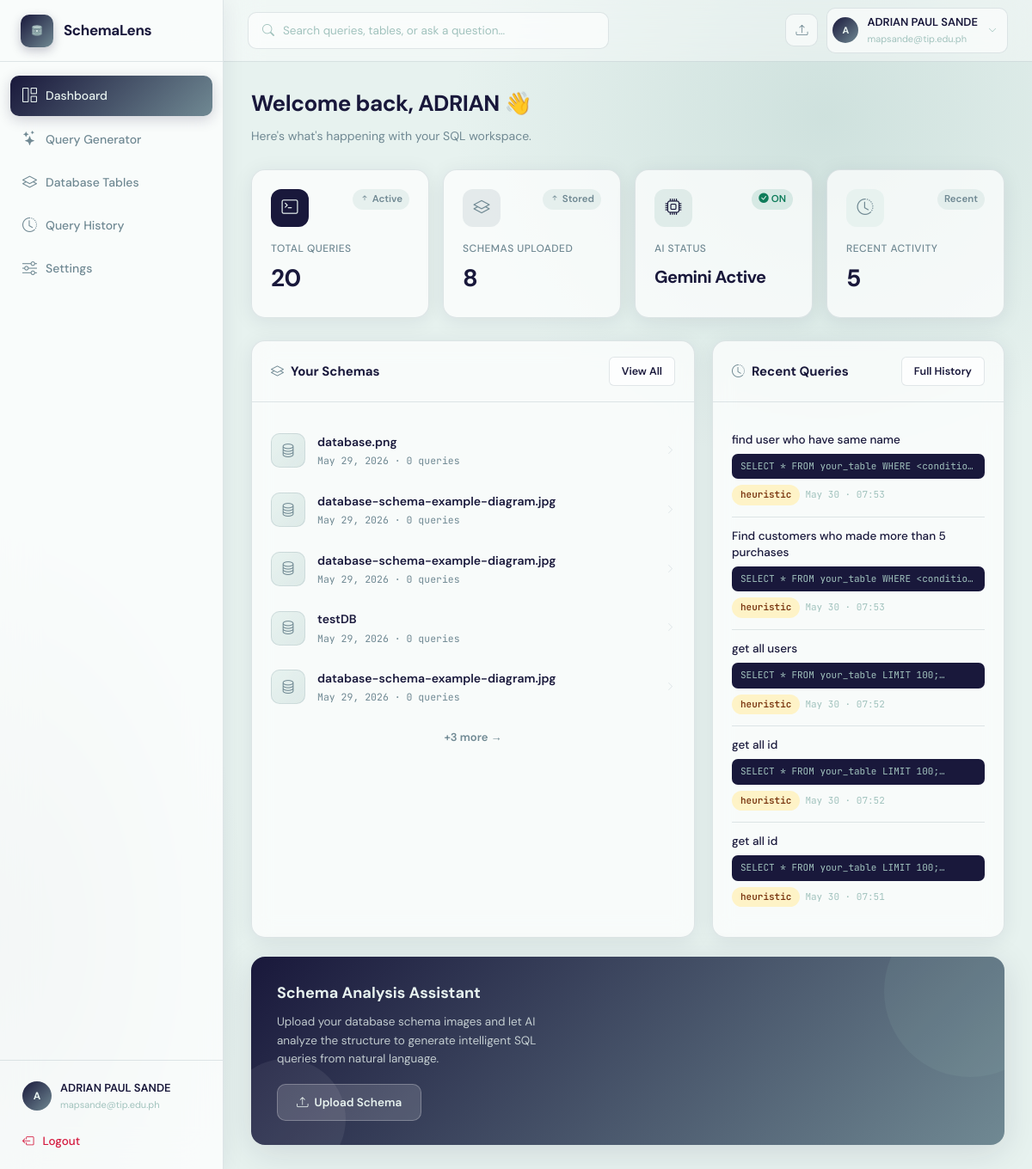
The app's page /dashboard (signed in) with its own data.
### app.py (models this page shows)
class User(UserMixin, db.Model):
    __tablename__ = "users"
    id           = db.Column(db.Integer, primary_key=True)
    name         = db.Column(db.String(120), nullable=False)
    email        = db.Column(db.String(200), unique=True, nullable=False)
    password     = db.Column(db.String(256), nullable=False)
    company      = db.Column(db.String(120), default="")
    role         = db.Column(db.String(80), default="")
    gemini_key   = db.Column(db.String(256), default="")
    created_at   = db.Column(db.DateTime, default=datetime.datetime.utcnow)
    schemas      = db.relationship("SchemaUpload", backref="owner", lazy=True,
                                   cascade="all, delete-orphan")
    queries      = db.relationship("QueryHistory", backref="owner", lazy=True,
                                   cascade="all, delete-orphan")

class SchemaUpload(db.Model):
    __tablename__ = "schema_uploads"
    id            = db.Column(db.Integer, primary_key=True)
    user_id       = db.Column(db.Integer, db.ForeignKey("users.id"), nullable=False)
    filename      = db.Column(db.String(256), nullable=False)
    original_name = db.Column(db.String(256), nullable=False)
    schema_name   = db.Column(db.String(120), default="")
    ocr_text      = db.Column(db.Text, default="")
    parsed_schema = db.Column(db.Text, default="")   # JSON
    confirmed_schema = db.Column(db.Text, default="")  # JSON — user-confirmed/edited version
    uploaded_at   = db.Column(db.DateTime, default=datetime.datetime.utcnow)
    queries       = db.relationship("QueryHistory", backref="schema", lazy=True,
                                    cascade="all, delete-orphan")

class QueryHistory(db.Model):
    __tablename__ = "query_history"
    id             = db.Column(db.Integer, primary_key=True)
    user_id        = db.Column(db.Integer, db.ForeignKey("users.id"), nullable=False)
    schema_id      = db.Column(db.Integer, db.ForeignKey("schema_uploads.id"), nullable=True)
    natural_query  = db.Column(db.Text, nullable=False)
    generated_sql  = db.Column(db.Text, default="")
    model_used     = db.Column(db.String(80), default="")
    sql_explanation = db.Column(db.Text, default="")     # Feature 2: plain-English explanation
    accuracy_score  = db.Column(db.Float, default=None)  # Feature 4: confidence score
    accuracy_notes  = db.Column(db.Text, default="")     # Feature 4: validation notes
    conversation_context = db.Column(db.Text, default="")  # Feature 3: JSON conversation history
    created_at     = db.Column(db.DateTime, default=datetime.datetime.utcnow)

### app.py (the view)
@app.route("/dashboard")
@login_required
def dashboard():
    schemas  = SchemaUpload.query.filter_by(user_id=current_user.id)\
                .order_by(SchemaUpload.uploaded_at.desc()).all()
    recent_q = QueryHistory.query.filter_by(user_id=current_user.id)\
                .order_by(QueryHistory.created_at.desc()).limit(5).all()
    total_q  = QueryHistory.query.filter_by(user_id=current_user.id).count()
    return render_template("dashboard.html",
                           schemas=schemas, recent_queries=recent_q,
                           total_queries=total_q)

### app.py (called while the page is built)
@login_manager.user_loader
def load_user(user_id):
    return db.session.get(User, int(user_id))

### templates/dashboard.html (shortened to what this page needs)
{% extends "base.html" %}
{% block content %}
<div class="dash-header fade-in">
  <h1>Welcome back, {{ current_user.name.split()[0] }} 👋</h1>
  <p>Here's what's happening with your SQL workspace.</p>
</div>
<div class="stats-grid fade-in fade-in-1">
  <div class="stat-card">
    <div class="stat-card-top">
      <div class="stat-card-icon dark"><i class="bi bi-terminal"></i></div>
      <span class="stat-change"><i class="bi bi-arrow-up-short"></i> Active</span>
    </div>
    <div class="stat-label">Total Queries</div>
    <div class="stat-value">{{ total_queries }}</div>
  </div>
  <div class="stat-card">
    <div class="stat-card-top">
      <div class="stat-card-icon mid"><i class="bi bi-layers"></i></div>
      <span class="stat-change"><i class="bi bi-arrow-up-short"></i> Stored</span>
    </div>
    <div class="stat-label">Schemas Uploaded</div>
    <div class="stat-value">{{ schemas|length }}</div>
  </div>
  <div class="stat-card">
    <div class="stat-card-top">
      <div class="stat-card-icon {% if current_user.gemini_key %}teal{% else %}light{% endif %}"><i class="bi bi-cpu"></i></div>
      <span class="stat-change" style="{% if current_user.gemini_key %}background:rgba(14,124,90,0.12);color:#0e7c5a;{% endif %}">
        {% if current_user.gemini_key %}<i class="bi bi-check-circle-fill"></i> ON{% else %}No Key{% endif %}
      </span>
    </div>
    <div class="stat-label">AI Status</div>
    <div class="stat-value" style="font-size:20px;padding-top:4px;">
      {% if current_user.gemini_key %}Gemini Active{% else %}No Key Set{% endif %}
    </div>
  </div>
  <div class="stat-card">
    <div class="stat-card-top">
      <div class="stat-card-icon light"><i class="bi bi-clock-history"></i></div>
      <span class="stat-change">Recent</span>
    </div>
    <div class="stat-label">Recent Activity</div>
    <div class="stat-value">{{ recent_queries|length }}</div>
  </div>
</div>
<div class="dash-grid">
  <div class="card fade-in fade-in-2">
    <div class="card-header">
      <div class="card-title"><i class="bi bi-layers" style="color:var(--primary-mid);margin-right:8px;"></i>Your Schemas</div>
      <a href="{{ url_for('schemas') }}" class="btn btn-outline btn-sm">View All</a>
    </div>
    <div class="card-body">
      {% if schemas %}
        {% for s in schemas[:5] %}
        <a href="{{ url_for('schema_detail', schema_id=s.id) }}" style="text-decoration:none;color:inherit;display:block;">
          <div class="schema-row">
            <div class="schema-thumb"><i class="bi bi-database" style="color:var(--primary-mid);"></i></div>
            <div class="flex-1">
              <div class="schema-row-name">{{ s.schema_name or s.original_name }}</div>
              <div class="schema-row-meta">{{ s.uploaded_at.strftime('%b %d, %Y') }} · {{ s.queries|length }} queries</div>
            </div>
            <i class="bi bi-chevron-right" style="color:var(--border);font-size:11px;"></i>
          </div>
        </a>
        {% endfor %}
        {% if schemas|length > 5 %}
        <div style="text-align:center;padding:12px 0 0;">
          <a href="{{ url_for('schemas') }}" style="font-size:13px;color:var(--primary-mid);font-weight:600;text-decoration:none;">+{{ schemas|length - 5 }} more →</a>
        </div>
        {% endif %}
      {% endif %}
    </div>
  </div>
  <div class="card fade-in fade-in-3">
    <div class="card-header">
      <div class="card-title"><i class="bi bi-clock-history" style="color:var(--primary-mid);margin-right:8px;"></i>Recent Queries</div>
      <a href="{{ url_for('history') }}" class="btn btn-outline btn-sm">Full History</a>
    </div>
    <div class="card-body">
      {% if recent_queries %}
        {% for q in recent_queries %}
        <div class="query-row">
          <div class="query-row-text">{{ q.natural_query[:80] }}{% if q.natural_query|length > 80 %}…{% endif %}</div>
          <div class="query-row-sql">{{ q.generated_sql[:80] }}…</div>
          <div style="margin-top:7px;display:flex;gap:6px;align-items:center;">
            <span class="badge {{ 'badge-dark' if q.model_used != 'heuristic' else 'badge-amber' }}">{{ q.model_used }}</span>
            <span style="font-size:11px;color:var(--text-xs);font-family:var(--mono);">{{ q.created_at.strftime('%b %d · %H:%M') }}</span>
          </div>
        </div>
        {% endfor %}
      {% else %}
        <div class="empty" style="padding:36px 0;">
          <i class="bi bi-terminal"></i>
          <h4>No queries yet</h4>
          <a href="{{ url_for('query_page') }}" class="btn btn-primary mt-3" style="display:inline-flex;">Generate SQL</a>
        </div>
      {% endif %}
    </div>
  </div>
</div>
<div class="ai-panel fade-in fade-in-4">
  <h3>Schema Analysis Assistant</h3>
  <p>Upload your database schema images and let AI analyze the structure to generate intelligent SQL queries from natural language.</p>
  <a href="{{ url_for('schemas') }}" class="ai-panel-btn"><i class="bi bi-upload"></i> Upload Schema</a>
</div>
{% endblock %}

### templates/base.html (shortened to what this page needs)
<!DOCTYPE html>
<html lang="en">
<head>
  <link href="https://cdn.jsdelivr.net/npm/bootstrap-icons@1.11.3/font/bootstrap-icons.css" rel="stylesheet">
  <link rel="stylesheet" href="https://cdnjs.cloudflare.com/ajax/libs/highlight.js/11.9.0/styles/github-dark.min.css">
</head>
<body>
{% if current_user.is_authenticated %}
<aside class="sidebar">
  <div class="sidebar-logo">
    <div class="logo-icon">
    </div>
    <span class="logo-text">SchemaLens</span>
  </div>
  <nav class="sidebar-nav">
    <a href="{{ url_for('dashboard') }}" class="nav-item {% if request.endpoint=='dashboard' %}active{% endif %}">
      <i class="bi bi-grid-1x2"></i> Dashboard
    </a>
    <a href="{{ url_for('query_page') }}" class="nav-item {% if request.endpoint=='query_page' %}active{% endif %}">
      <i class="bi bi-stars"></i> Query Generator
    </a>
    <a href="{{ url_for('schemas') }}" class="nav-item {% if request.endpoint in ['schemas','schema_detail'] %}active{% endif %}">
      <i class="bi bi-layers"></i> Database Tables
    </a>
    <a href="{{ url_for('history') }}" class="nav-item {% if request.endpoint=='history' %}active{% endif %}">
      <i class="bi bi-clock-history"></i> Query History
    </a>
    <a href="{{ url_for('settings') }}" class="nav-item {% if request.endpoint=='settings' %}active{% endif %}">
      <i class="bi bi-sliders"></i> Settings
    </a>
  </nav>
  <div class="sidebar-footer">
    <div class="user-row">
      <div class="user-avatar">{{ current_user.name[0].upper() }}</div>
      <div>
        <div class="user-name">{{ current_user.name }}</div>
        <div class="user-email">{{ current_user.email[:26] }}{% if current_user.email|length > 26 %}…{% endif %}</div>
      </div>
    </div>
    <a href="{{ url_for('logout') }}" class="logout-link">
      <i class="bi bi-box-arrow-left"></i> Logout
    </a>
  </div>
</aside>
<header class="topbar">
  <div class="search-box">
    <i class="bi bi-search"></i>
    <input type="text" placeholder="Search queries, tables, or ask a question…">
  </div>
  <div class="topbar-right">
    <a href="{{ url_for('schemas') }}" class="icon-btn" title="Upload Schema"><i class="bi bi-upload"></i></a>
    <div class="topbar-user">
      <div class="user-avatar" style="width:30px;height:30px;font-size:11px;">{{ current_user.name[0].upper() }}</div>
      <div>
        <div class="name">{{ current_user.name }}</div>
        <div class="email">{{ current_user.email[:22] }}{% if current_user.email|length>22 %}…{% endif %}</div>
      </div>
      <i class="bi bi-chevron-down" style="font-size:10px;color:var(--text-xs);margin-left:2px;"></i>
    </div>
  </div>
</header>
<div class="main">
  <div class="page">
    {% block content %}{% endblock %}
  </div>
</div>
{% else %}
{% block auth_content %}{% endblock %}
{% endif %}
</body>
</html>

### templates/dashboard.html (style rules this page uses)
.dash-header { margin-bottom: 28px; }
.dash-header h1 { font-size: 26px; font-weight: 700; letter-spacing: -.5px; margin-bottom: 5px; }
.dash-header p { font-size: 14px; color: var(--text-soft); }
.stats-grid { display: grid; grid-template-columns: repeat(4,1fr); gap: 16px; margin-bottom: 26px; }
.stat-card { background: var(--card-bg); backdrop-filter: blur(12px); border: 1px solid var(--border); border-radius: var(--radius); padding: 22px; box-shadow: var(--shadow); transition: transform .2s, box-shadow .2s; }
.stat-card-top { display: flex; align-items: flex-start; justify-content: space-between; margin-bottom: 16px; }
.stat-card-icon { width: 44px; height: 44px; border-radius: 12px; display: flex; align-items: center; justify-content: center; font-size: 19px; }
.stat-card-icon.dark { background: var(--primary); color: var(--primary-xlight); }
.stat-card-icon.mid { background: rgba(112,137,147,0.15); color: var(--primary-mid); }
.stat-card-icon.light { background: var(--primary-xlight); color: var(--primary-mid); }
.stat-card-icon.teal { background: rgba(161,194,189,0.25); color: var(--primary); }
.stat-change { display: inline-flex; align-items: center; gap: 3px; font-size: 11.5px; font-weight: 600; padding: 3px 8px; border-radius: 100px; background: rgba(161,194,189,0.2); color: var(--primary-mid); }
.stat-label { font-size: 12px; color: var(--text-soft); margin-bottom: 3px; font-weight: 500; text-transform: uppercase; letter-spacing: .04em; }
.stat-value { font-size: 28px; font-weight: 700; letter-spacing: -.6px; color: var(--text); }
.dash-grid { display: grid; grid-template-columns: 1fr 340px; gap: 20px; }
.schema-row { display: flex; align-items: center; gap: 14px; padding: 13px 0; border-bottom: 1px solid var(--border); transition: opacity .15s; }
.schema-row:last-child { border-bottom: none; }
.schema-thumb { width: 40px; height: 40px; border-radius: 10px; background: linear-gradient(135deg, var(--primary-xlight), rgba(161,194,189,0.3)); display: flex; align-items: center; justify-content: center; font-size: 17px; flex-shrink: 0; border: 1px solid var(--border); }
.schema-row-name { font-size: 14px; font-weight: 600; }
.schema-row-meta { font-size: 11.5px; color: var(--text-soft); margin-top: 2px; font-family: var(--mono); }
.query-row { padding: 13px 0; border-bottom: 1px solid var(--border); }
.query-row:last-child { border-bottom: none; }
.query-row-text { font-size: 13.5px; color: var(--text); margin-bottom: 6px; line-height: 1.4; font-weight: 500; }
.query-row-sql { font-family: var(--mono); font-size: 11px; color: var(--primary-light); background: var(--primary); border-radius: 7px; padding: 6px 10px; overflow: hidden; text-overflow: ellipsis; white-space: nowrap; }
.ai-panel { background: linear-gradient(135deg, var(--primary) 0%, var(--primary-mid) 100%); border-radius: var(--radius); padding: 28px 30px; color: var(--primary-xlight); margin-top: 22px; position: relative; overflow: hidden; box-shadow: var(--shadow-lg); }
.ai-panel::before { content: ''; position: absolute; top: -60px; right: -60px; width: 200px; height: 200px; border-radius: 50%; background: rgba(161,194,189,0.1); }
.ai-panel::after { content: ''; position: absolute; bottom: -40px; left: -30px; width: 140px; height: 140px; border-radius: 50%; background: rgba(231,242,239,0.07); }
.ai-panel h3 { font-size: 18px; font-weight: 700; margin-bottom: 8px; position: relative; }
.ai-panel p { font-size: 13.5px; opacity: .8; margin-bottom: 18px; max-width: 320px; line-height: 1.6; position: relative; }
.ai-panel-btn { background: rgba(255,255,255,0.15); color: var(--primary-xlight); border: 1.5px solid rgba(255,255,255,0.25); border-radius: var(--radius-sm); padding: 10px 22px; font-family: var(--font); font-size: 13.5px; font-weight: 600; text-decoration: none; display: inline-flex; align-items: center; gap: 7px; transition: all .2s; position: relative; }

### records on screen
User: name "A", name "ADRIAN PAUL SANDE", email "mapsande@tip.edu.ph", name "ADRIAN"
SchemaUpload: schema_name "database.png", uploaded_at "May 29, 2026", queries|length "0"
SchemaUpload: schema_name "database-schema-example-diagram.jpg", uploaded_at "May 29, 2026", queries|length "0"
SchemaUpload: schema_name "database-schema-example-diagram.jpg", uploaded_at "May 29, 2026", queries|length "0"
SchemaUpload: schema_name "testDB", uploaded_at "May 29, 2026", queries|length "0"
SchemaUpload: schema_name "database-schema-example-diagram.jpg", uploaded_at "May 29, 2026", queries|length "0"
QueryHistory: natural_query "find user who have same name", generated_sql "SELECT * FROM your_table WHERE <conditio…", model_used "heuristic", created_at "May 30 · 07:53"
QueryHistory: natural_query "Find customers who made more than 5 purchases", generated_sql "SELECT * FROM your_table WHERE <conditio…", model_used "heuristic", created_at "May 30 · 07:53"
QueryHistory: natural_query "get all users", generated_sql "SELECT * FROM your_table LIMIT 100;", model_used "heuristic", created_at "May 30 · 07:52"
QueryHistory: natural_query "get all id", generated_sql "SELECT * FROM your_table LIMIT 100;", model_used "heuristic", created_at "May 30 · 07:52"
QueryHistory: natural_query "get all id", generated_sql "SELECT * FROM your_table LIMIT 100;", model_used "heuristic", created_at "May 30 · 07:51"

### other values on screen
{{ total_queries }} "20"
{{ schemas|length }} "8"
{{ recent_queries|length }} "5"
{{ schemas|length - 5 }} "3"
